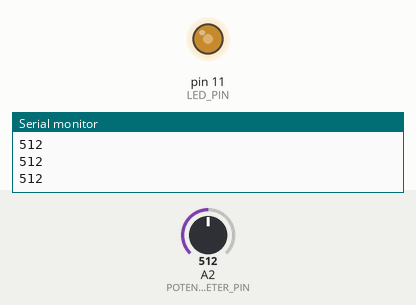
A sketch run on a simulated Arduino Uno, built with avr-gcc and run on an emulated ATmega328P. Shown: output pins drawn as LEDs (lit = HIGH), the last lines printed to the serial monitor. The inputs (shaded band) are chosen by the test bench; at power-on: A2 (POTENTIOMETER_PIN) = 512.

Above: at 1.2 s.
1.3 s: A2 (POTENTIOMETER_PIN) set to 716
At 2.0 s:
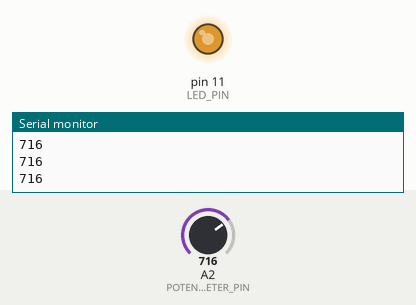
2.8 s: A2 (POTENTIOMETER_PIN) set to 900
At 3.3 s:
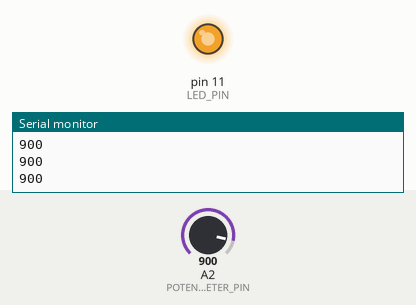
4.3 s: A2 (POTENTIOMETER_PIN) set to 122
At 5.5 s:
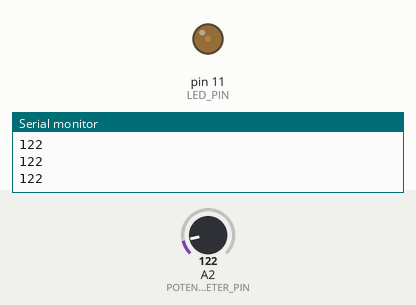
5.8 s: A2 (POTENTIOMETER_PIN) set to 0
At 6.7 s:
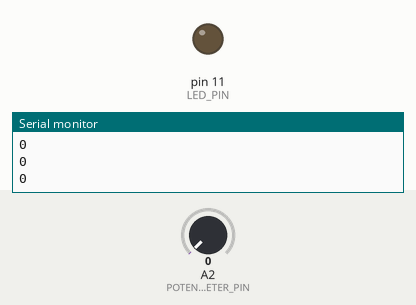
Timing chart, 0 to 8.3 s (numbered marks = the images above; inputs shaded):
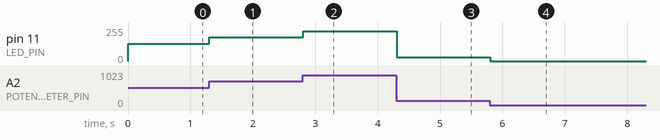

The sketch:

LEDPotentiometer.ino
```cpp
#define POTENTIOMETER_PIN A2
#define LED_PIN 11

/**
 * @brief Set up serial and pin.
 *
 */
void setup() {
  Serial.begin(9600);
  pinMode(LED_PIN, OUTPUT);
}

/**
 * @brief This program fades LED depending on the reading from the potentimeter.
 *
 */
void loop() {
  int potentiometer = analogRead(POTENTIOMETER_PIN);
  Serial.println(potentiometer);
  float scaled_potentiometer = potentiometer / 4;
  analogWrite(LED_PIN, scaled_potentiometer);
}
```

Measured:
- after the input at 1.3 s, pin 11 (LED_PIN): 128/255 → 179/255 at once
- after the input at 2.8 s, pin 11 (LED_PIN): 179/255 → 225/255 at once
- after the input at 4.3 s, pin 11 (LED_PIN): 225/255 → 30/255 at once
- after the input at 5.8 s, pin 11 (LED_PIN): 30/255 → 0/255 at once
